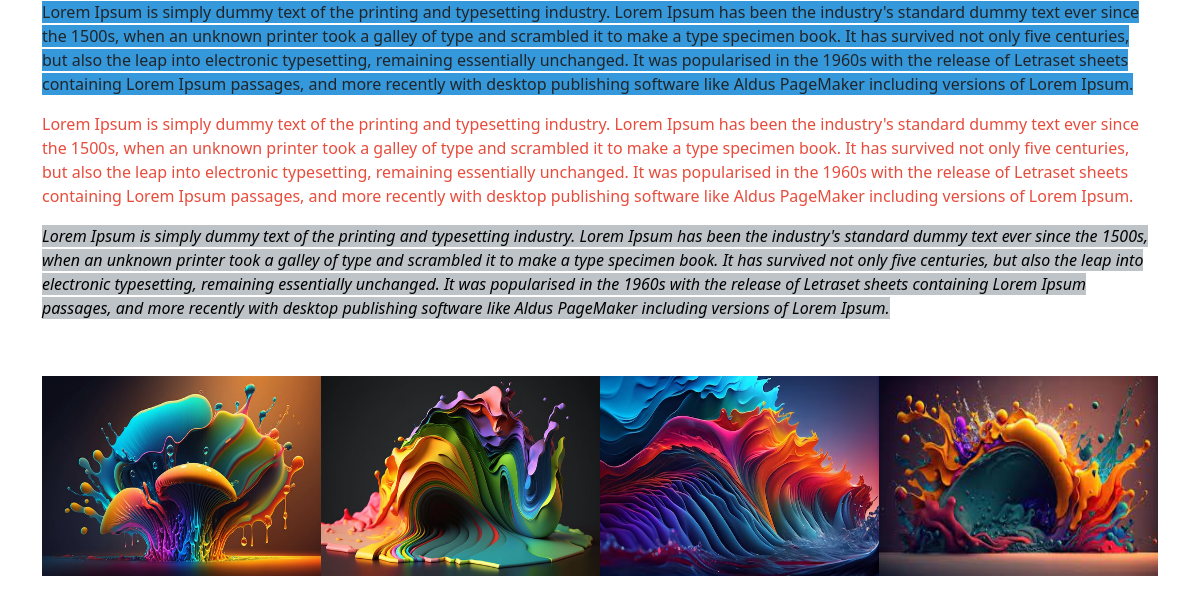
Page /New/ on the committed database.
### home/models.py (models this page shows, shortened)
class News(models.Model):
    title = models.CharField(max_length=255)
    text = models.TextField()
    rich_text = RichTextUploadingField()

### home/views.py (the view)
# urls.py: path('New/', views.New, name='New'),
def New(request):
    new = News.objects.all()
    context = {
        'new': new,
    }
    return render(request, 'ckeditor.html', context)

### home/templates/ckeditor.html (shortened to what this page needs)
<!doctype html>
<html lang="en">
<head>
    <link href="https://cdn.jsdelivr.net/npm/bootstrap@5.1.0/dist/css/bootstrap.min.css" rel="stylesheet">
</head>
<body>
{% if new %}
<div class="container">
{% for item in new %}
    <p1>{{ item.rich_text | safe }}</p1>
{% endfor %}
</div>
{% endif %}
</body>
</html>

### rows in the picture
News: rich_text "Lorem Ipsum is simply dummy text of the printing and typesetting industry. Lorem Ipsum has been the industry's standard dummy text ever since the 1500s, when an unknown printer took a galley of type and scrambled it to make a type specimen book. It has survived not only five centuries, but also the leap into electronic typesetting, remaining essentially unchanged. It was popularised in the 1960s with the release of Letraset sheets containing Lorem Ipsum passages, and more recently with desktop publishing software like Aldus PageMaker including versions of Lorem Ipsum. Lorem Ipsum is simply dummy text of the printing and typesetting industry. Lorem Ipsum has been the industry's standard…", rich_text (picture)
